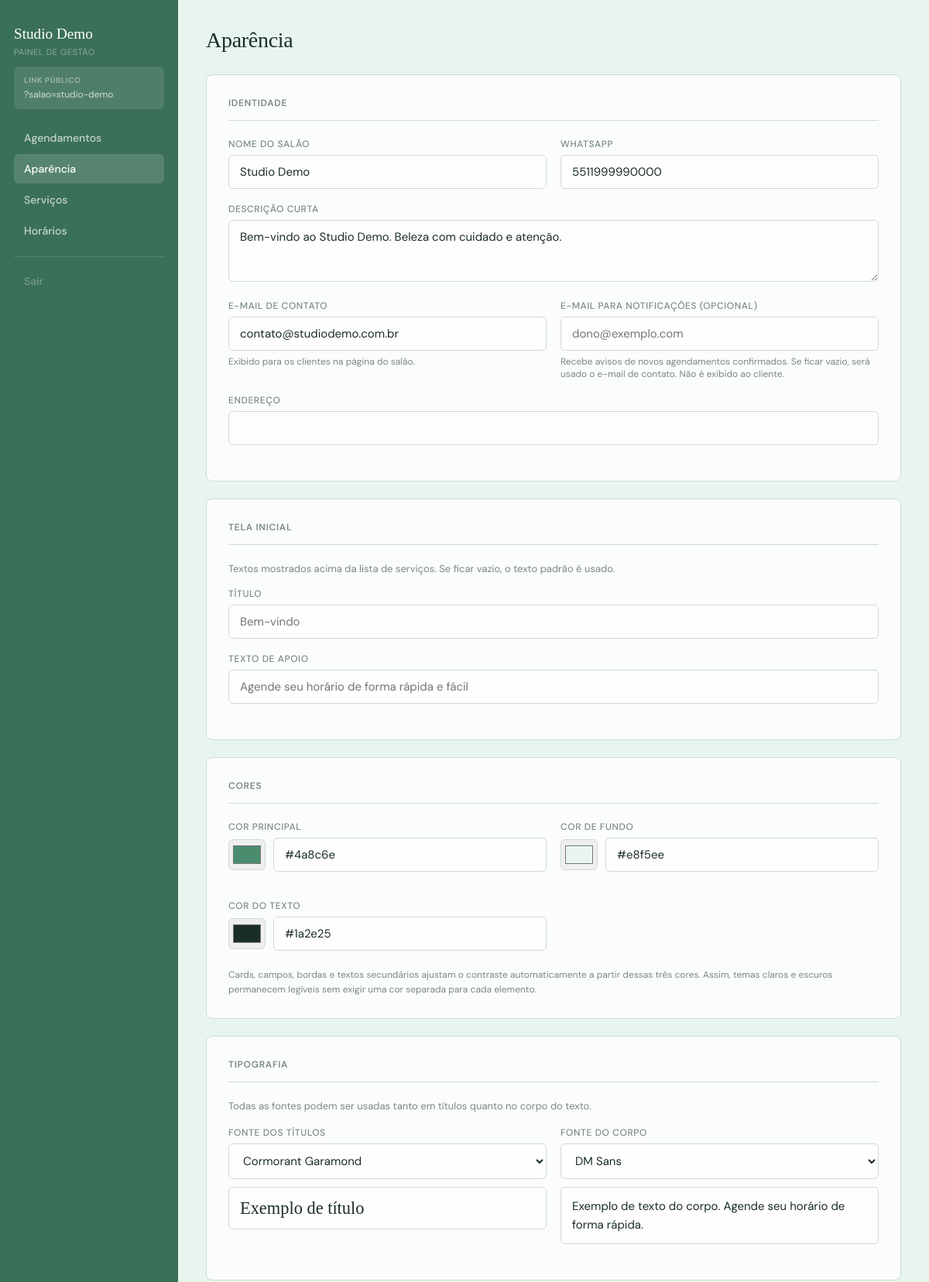
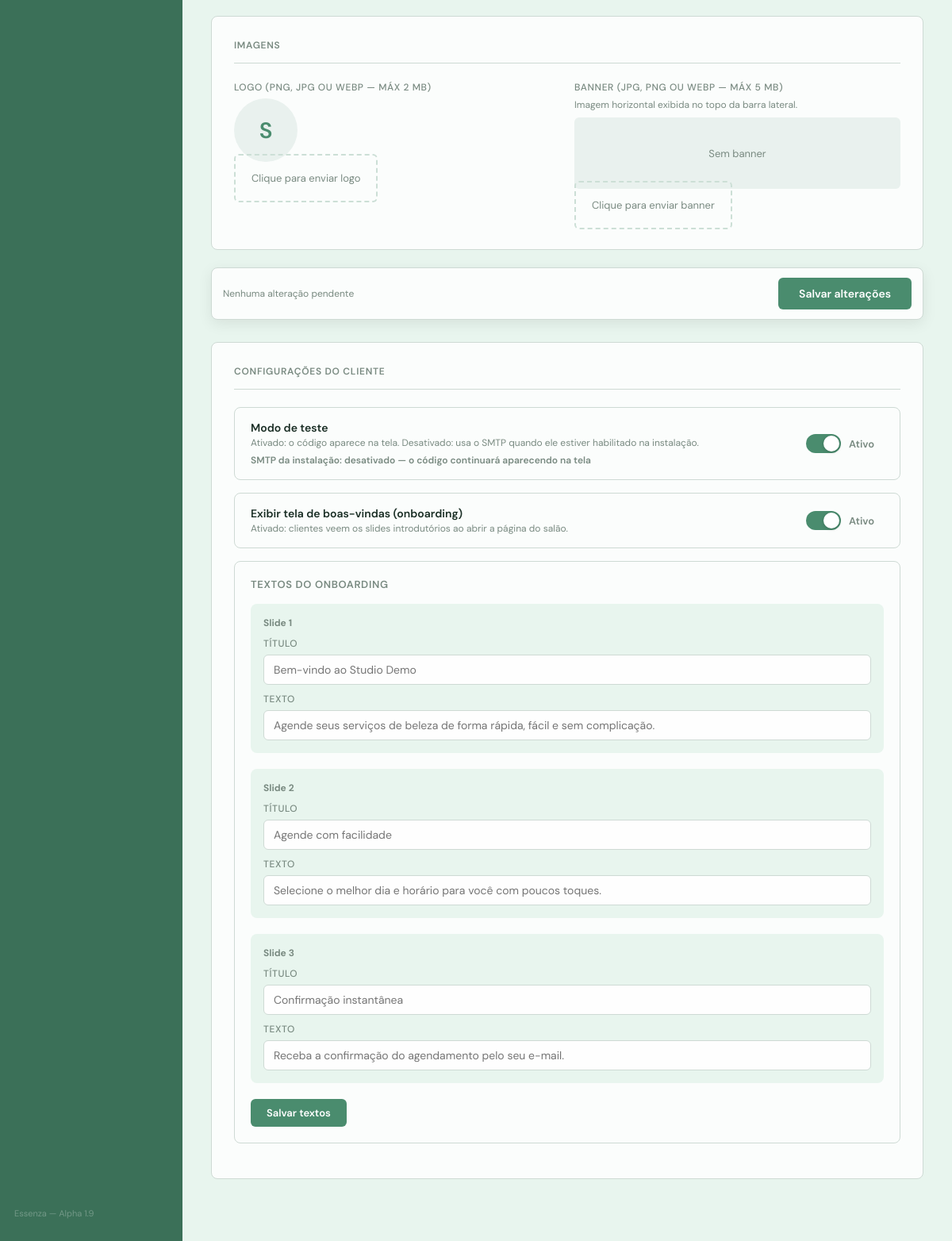
/htdocs/salao/painel/aparencia.php (signed in), run on the app's committed database (2 pictures, top to bottom).
### tables this page shows
CREATE TABLE IF NOT EXISTS saloes (
    id                   INT UNSIGNED AUTO_INCREMENT PRIMARY KEY,
    slug                 VARCHAR(100) NOT NULL UNIQUE,
    nome_salao           VARCHAR(200) NOT NULL,

    cor_primaria         VARCHAR(7)   NOT NULL DEFAULT '#4a8c6e',
    cor_secundaria       VARCHAR(7)   NOT NULL DEFAULT '#e8f5ee',
    cor_texto            VARCHAR(7)   NOT NULL DEFAULT '#1a2e25',
    fonte_titulo         VARCHAR(100) NOT NULL DEFAULT 'Cormorant Garamond',
    fonte_corpo          VARCHAR(100) NOT NULL DEFAULT 'DM Sans',
    logo_url             VARCHAR(500) DEFAULT NULL,
    banner_url           VARCHAR(500) DEFAULT NULL,

    descricao            TEXT         DEFAULT NULL,
    whatsapp             VARCHAR(20)  DEFAULT NULL,
    email_contato        VARCHAR(200) DEFAULT NULL,
    email_notificacao    VARCHAR(200) DEFAULT NULL,
    endereco             VARCHAR(300) DEFAULT NULL,

    horario_abertura     TIME         NOT NULL DEFAULT '09:00:00',
    horario_fechamento   TIME         NOT NULL DEFAULT '18:00:00',
    dias_funcionamento   VARCHAR(20)  NOT NULL DEFAULT '1,2,3,4,5',
    intervalo_minutos    TINYINT      NOT NULL DEFAULT 60,

    senha_painel         VARCHAR(255) NOT NULL,
    modo_dev             TINYINT(1)   NOT NULL DEFAULT 1,
    show_onboarding      TINYINT(1)   NOT NULL DEFAULT 1,

    ob_titulo1           VARCHAR(200) DEFAULT NULL,
    ob_texto1            VARCHAR(300) DEFAULT NULL,
    ob_titulo2           VARCHAR(200) DEFAULT NULL,
    ob_texto2            VARCHAR(300) DEFAULT NULL,
    ob_titulo3           VARCHAR(200) DEFAULT NULL,
    ob_texto3            VARCHAR(300) DEFAULT NULL,

    home_titulo          VARCHAR(120) DEFAULT NULL,
    home_subtitulo       VARCHAR(200) DEFAULT NULL,

    criado_em            TIMESTAMP    NOT NULL DEFAULT CURRENT_TIMESTAMP,
    atualizado_em        TIMESTAMP    NOT NULL DEFAULT CURRENT_TIMESTAMP ON UPDATE CURRENT_TIMESTAMP
);

### htdocs/salao/painel/aparencia.php (the view, shortened to what the rows shown need)
<?php
$todasFontes = [
    'Cormorant Garamond','Playfair Display','Libre Baskerville','Lora','Merriweather',
    'EB Garamond','Crimson Pro','GFS Didot','Spectral','Zilla Slab',
    'DM Sans','Plus Jakarta Sans','Lato','Nunito','Open Sans','Poppins',
    'Raleway','Work Sans','Inter','Outfit','Figtree','Urbanist',
    'Space Mono','Space Grotesk','Syne','Josefin Sans','Josefin Slab',
];
sort($todasFontes);
require_once __DIR__ . '/../includes/tema.php';
?>
</head><body>
<main class="main">
  <h1 class="page-titulo">Aparência</h1>
  <form method="POST" enctype="multipart/form-data" id="form-aparencia">
    <div class="card">
      <div class="form-row">
        <div class="form-group">
          <label class="lbl">Nome do salão</label>
          <input type="text" name="nome_salao" value="<?= sanitizar($tema['nome_salao']) ?>" required>
        </div>
        <div class="form-group">
          <label class="lbl">WhatsApp</label>
          <input type="tel" name="whatsapp" value="<?= sanitizar($tema['whatsapp']??'') ?>" placeholder="5511999990000">
        </div>
      </div>
      <div class="form-group">
        <label class="lbl">Descrição curta</label>
        <textarea name="descricao"><?= sanitizar($tema['descricao']??'') ?></textarea>
      </div>
      <div class="form-row">
        <div class="form-group">
          <label class="lbl">E-mail de contato</label>
          <input type="email" name="email_contato" value="<?= sanitizar($tema['email_contato']??'') ?>">
          <div style="font-size:12px;color:var(--txt2);margin-top:6px">Exibido para os clientes na página do salão.</div>
        </div>
      </div>
    </div>
    <div class="card">
      <div class="form-row">
        <?php foreach(['cor_primaria'=>'Cor principal','cor_secundaria'=>'Cor de fundo','cor_texto'=>'Cor do texto'] as $campo=>$label):
              $val = $tema[$campo]; ?>
        <div class="form-group">
          <label class="lbl"><?= $label ?></label>
          <div class="cor-row">
            <input type="color" id="<?= $campo ?>_p" value="<?= $val ?>" oninput="sincronizarCor('<?= $campo ?>', this.value)" onchange="sincronizarCor('<?= $campo ?>', this.value)">
            <input type="text" id="<?= $campo ?>" name="<?= $campo ?>" value="<?= $val ?>" class="cor-hex" pattern="^#[0-9a-fA-F]{6}$" oninput="sincronizarCorTexto('<?= $campo ?>', this.value)">
          </div>
        </div>
        <?php endforeach; ?>
      </div>
    </div>
    <div class="card">
      <div class="form-row">
        <div class="form-group">
          <label class="lbl">Fonte dos títulos</label>
          <select name="fonte_titulo" id="sel-tit" onchange="previewFonte('tit',this.value)">
            <?php foreach($todasFontes as $f): ?>
            <option value="<?= $f ?>" <?= $tema['fonte_titulo']===$f?'selected':'' ?>><?= $f ?></option>
            <?php endforeach; ?>
          </select>
          <div id="preview-tit" style="margin-top:10px;padding:12px 14px;background:var(--surface-2);border:1px solid var(--bord);border-radius:6px;font-size:1.4rem;line-height:1.3">Exemplo de título</div>
        </div>
        <div class="form-group">
          <label class="lbl">Fonte do corpo</label>
          <select name="fonte_corpo" id="sel-bod" onchange="previewFonte('bod',this.value)">
            <?php foreach($todasFontes as $f): ?>
            <option value="<?= $f ?>" <?= $tema['fonte_corpo']===$f?'selected':'' ?>><?= $f ?></option>
            <?php endforeach; ?>
          </select>
          <div id="preview-bod" style="margin-top:10px;padding:12px 14px;background:var(--surface-2);border:1px solid var(--bord);border-radius:6px;font-size:15px;line-height:1.6">Exemplo de texto do corpo. Agende seu horário de forma rápida.</div>
        </div>
      </div>
    </div>
    <div class="card">
      <div class="form-row">
        <div class="form-group">
          <label class="lbl">Logo (PNG, JPG ou WEBP — máx 2 MB)</label>
          <?php if(!empty($tema['logo_url'])): ?>
          <img id="prev-logo" src="<?= sanitizar($tema['logo_url']) ?>" alt="Logo atual"
               style="width:80px;height:80px;object-fit:cover;border-radius:50%;border:2px solid var(--bord);display:block;margin-bottom:10px">
          <?php else: ?>
          <div id="prev-logo" style="width:80px;height:80px;border-radius:50%;background:var(--p-soft);display:flex;align-items:center;justify-content:center;font-size:28px;font-weight:600;color:var(--p);margin-bottom:10px">
            <?= mb_strtoupper(mb_substr($tema['nome_salao'],0,1)) ?>
          </div>
          <?php endif; ?>
          <label class="upload-area">
            Clique para enviar logo
          </label>
        </div>
      </div>
    </div>
  </form>
</main>
</body></html>

### data on the page
saloes: nome_salao "Studio Demo", whatsapp "5511999990000", descricao "Bem-vindo ao Studio Demo. Beleza com cuidado e atenção.", email_contato "contato@studiodemo.com.br", cor_primaria "#4a8c6e", cor_secundaria "#e8f5ee", cor_texto "#1a2e25", fonte_titulo "Cormorant Garamond", fonte_corpo "DM Sans", nome_salao "S"

### other printed values
$nome "Studio Demo"
$slug "studio-demo"
$label "Agendamentos"
$label "Aparência"
$label "Serviços"
$label "Horários"
$label "COR PRINCIPAL"
$label "COR DE FUNDO"
$label "COR DO TEXTO"
